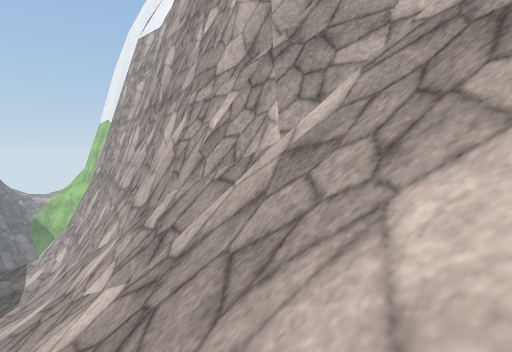
View 1 (above)

14 first-person views from a walk through a scene from a Unity 3-D project. The camera is 1.2 m above the floor, tilts 4° down and sees 75° across. The floor is counted in squares, 1 m on a side. Each view is taken from the middle of a square. On the plan, view 1 faces up. The plan holds only what a view shows up to about 14 squares ahead; the rest is blank. The place goes on beyond the plan. Surface patterns are stand-ins for the level's own textures.

View 2
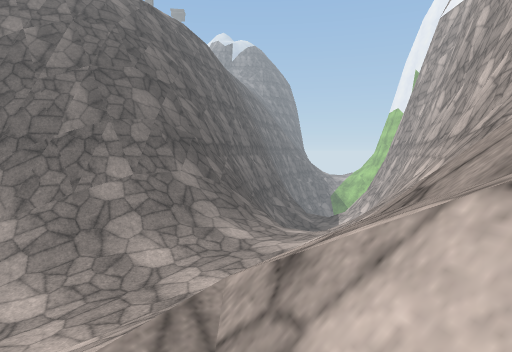

View 3
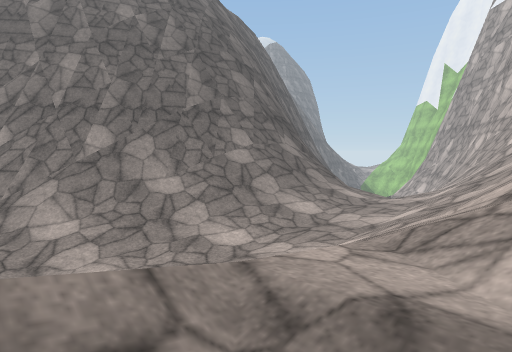

View 4
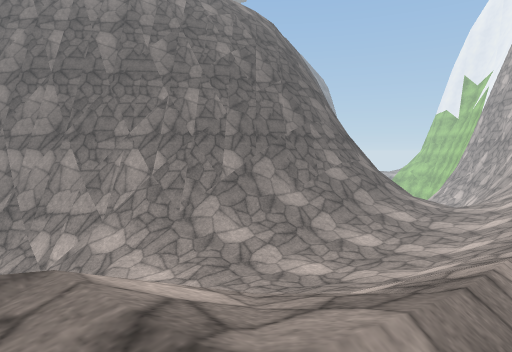

View 5
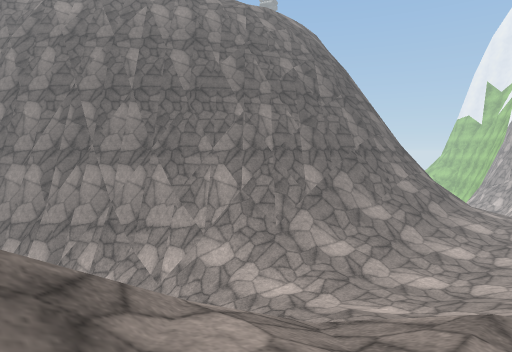

View 6
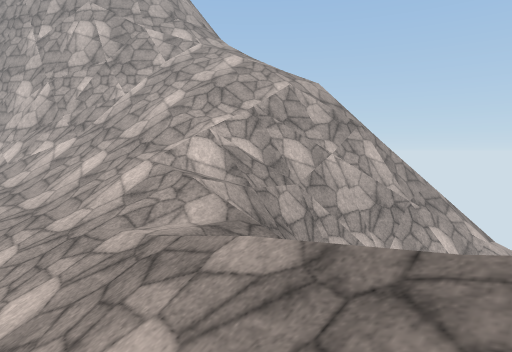

View 7
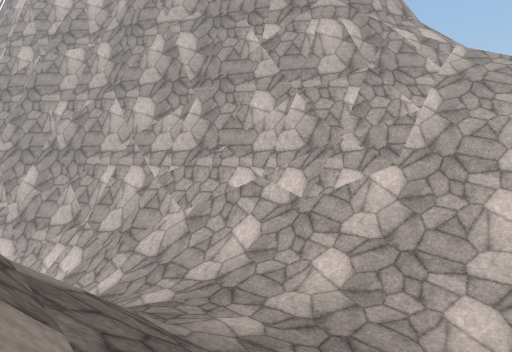

View 8
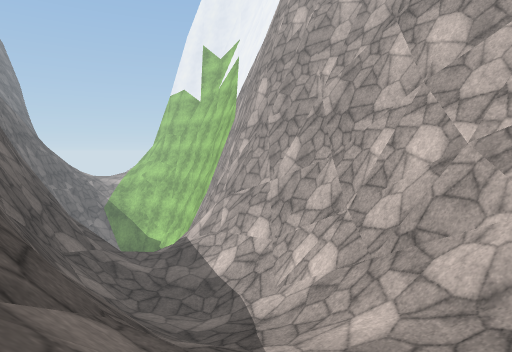

View 9
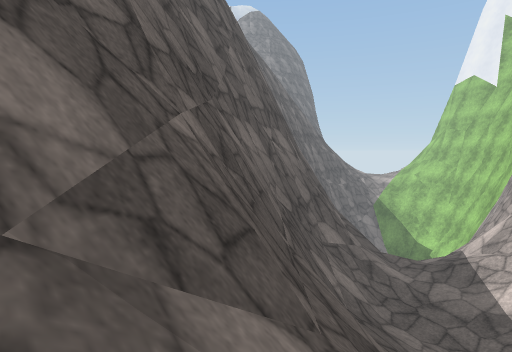

View 10
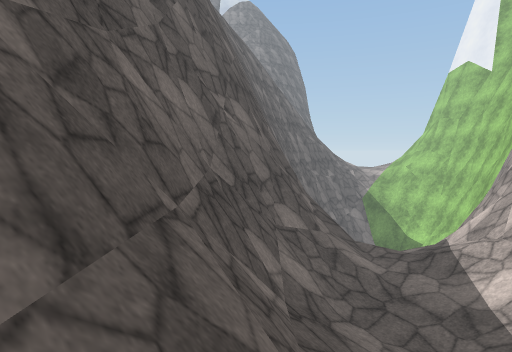

View 11
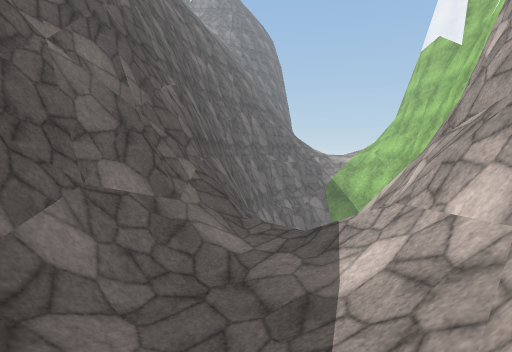

View 12
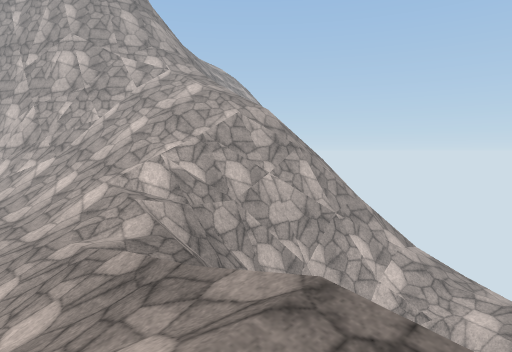

View 13
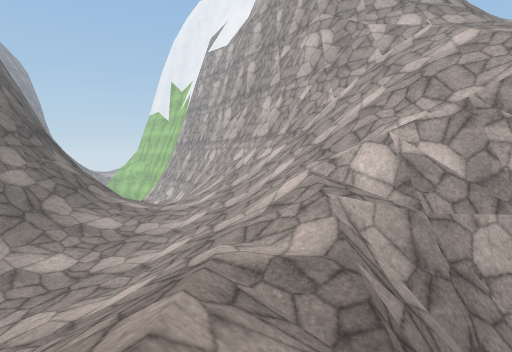

View 14
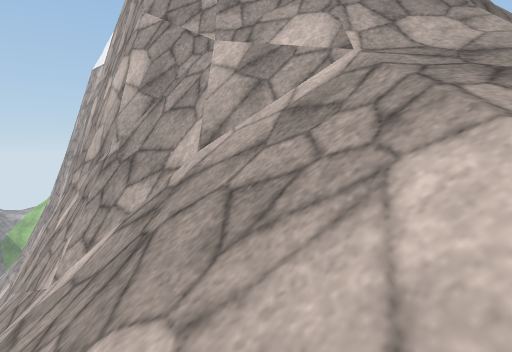

### Floor plan
Key: @ floor where view 1 was taken; # wall or solid block; . main floor; : floor 0.5 m higher than the main floor; + floor 0.75 m higher than the main floor; * floor 1.25 m higher than the main floor; % floor 1.5 m higher than the main floor; - floor 1.5 m lower than the main floor; & floor 2.5 m higher than the main floor; $ floor 2.75 m higher than the main floor; / step, stairs or slope; = window, fence, low wall or low ledge; v drop or lower ground.
Columns run from 22 left of view 1 to 9 right of it. Each row starts with its distance up from view 1.
 22        =###
 21    #=   /##
 20    ##/  /=#
 19    ###/ //###
 18     #==////##
 17     ##//--//##
 16     ###//--//#
 15      ##//--//##
 14       #//--//###
 13       ##//////##
 12       ###//////##
 11        ##=//////##
 10         #==//////##
  9         ##// /////##
  8          ##//.:////#
  7          ##///:////##  ####  ##
  6           #//+++///#####v==  =
  5           #///+++///#####v///
  4           #//*+++////=#/##///
  3          ##////++////////////
  2         ###////++////////////
  1         #/=////:+///////////
  0         #//////:://///@////
 -1         #//////::///////////
 -2        ##////:..:///////vvv//
 -3       ###////...:///////==vv//
 -4       ##=////...://///vvvv=vv/
 -5      ##//////...+//%///vvvvvvv
 -6      ##////..../////%/.   vvvvvv
 -7     ##=////....//////v     vvvvv
 -8     ##////...///////        vvvv
 -9    ##==/////.//  ///        vvvv
-10    ##///        ////        vvvv
-11   ##=/         /////        vvvv
-12  ##            //&&/        vv
-13 ##             //
-14               //$
-15               // /

Where each view was taken, in squares from view 1:
view 1: 0 up, 0 right, facing up
view 2: 3 down, 0 right, facing up-left
view 3: 7 down, 2 left, facing up-left
view 4: 12 down, 3 left, facing up-left
view 5: 15 down, 5 left, facing up-left
view 6: 10 down, 6 left, facing up-right
view 7: 0 up, 12 left, facing up-right
view 8: 5 up, 10 left, facing up
view 9: 6 up, 10 left, facing up-left
view 10: 8 up, 10 left, facing up-left
view 11: 12 up, 9 left, facing up-left
view 12: 13 down, 6 left, facing up-right
view 13: 10 down, 3 left, facing up
view 14: 0 up, 3 right, facing up
